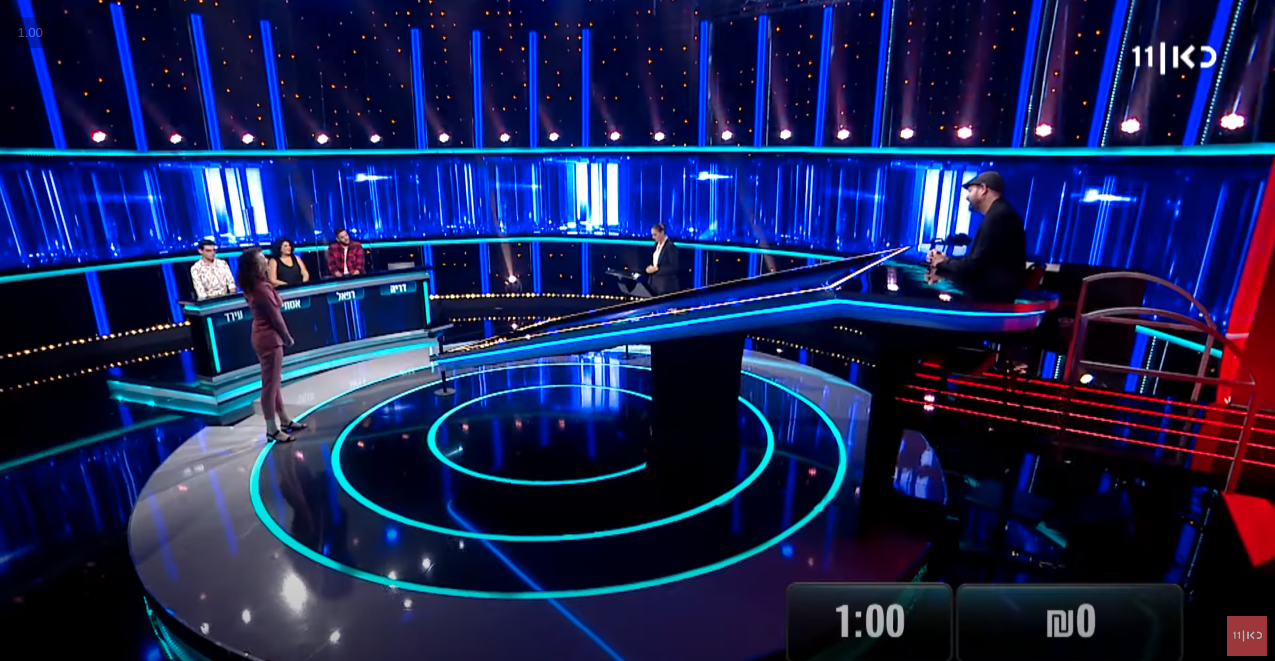
#> input picture test/good_100.png, 1275 x 661 px, found by its file name
$ python FrameDetector.py
#> lines starting #> are read from the running program, lines starting #| are printed output that depends on the picture
from PIL import Image
import pytesseract
import numpy as np
import cv2


class FrameDetector:
    def __init__(self, frame):
        self.file = frame

    def find_text_in_frame():
        pass


if __name__ == '__main__':
    # filename = '/home/tzvigr/chaser/test/good_100_small.png'
    # filename = '/home/tzvigr/chaser/test/smaller.png'
    # filename = '/home/tzvigr/chaser/test/smallest.png'
    filename = '/home/tzvigr/chaser/test/good_100.png'
    img = cv2.imread(filename)
#> img is the input picture: shape (661, 1275, 3); mean B, G, R 84.7, 34.5, 23.5

    inverted_image = cv2.bitwise_not(img)
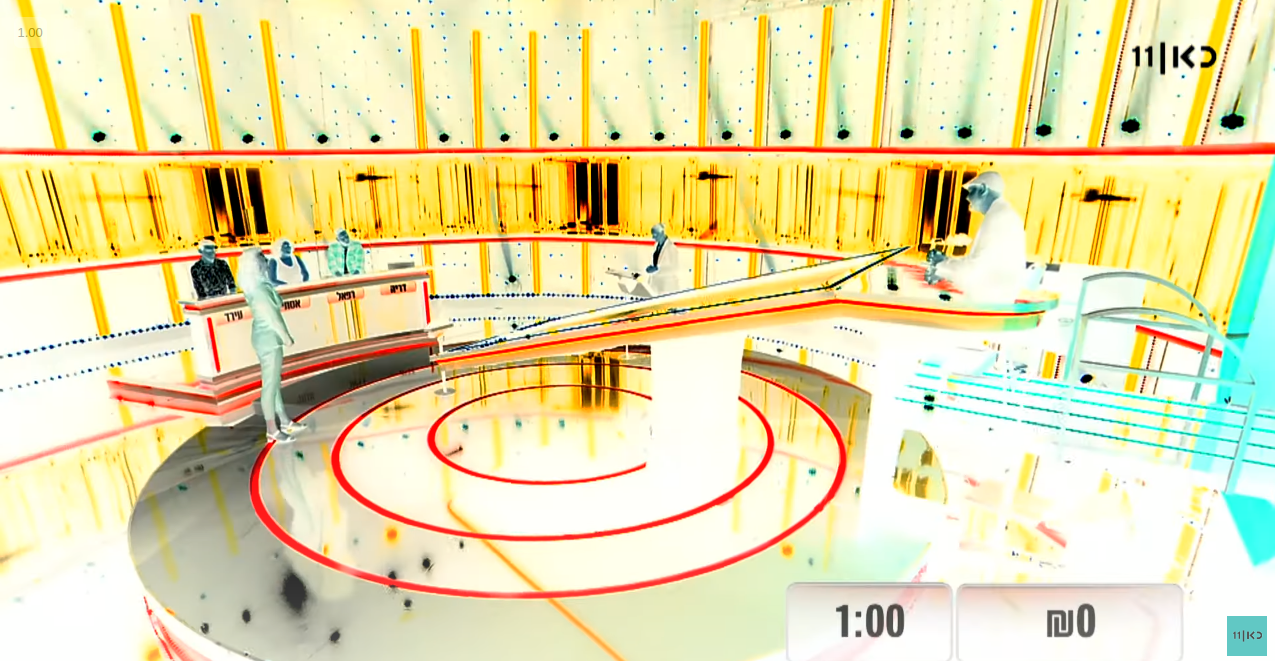
#> inverted_image: shape (661, 1275, 3); mean B, G, R 170.3, 220.5, 231.5
    cv2.imwrite("/home/tzvigr/chaser/tools/temp/inverted.jpg", inverted_image)
#> (the run stopped early here; a loop or call above may not have finished)

$ run again, with test/good_100_small.png copied over test/good_100.png
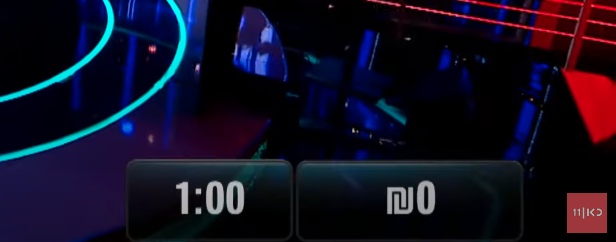
#> input picture test/good_100_small.png, 616 x 242 px, found by its file name
#> img is the input picture: shape (242, 616, 3); mean B, G, R 33.9, 15.1, 18.4
#> `inverted_image = cv2.bitwise_not(img)`:
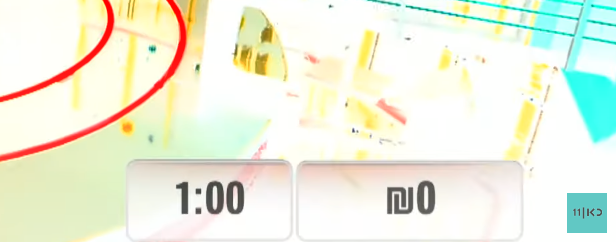
#> inverted_image: shape (242, 616, 3); mean B, G, R 221.1, 239.9, 236.6

$ run again, with test/smaller.png copied over test/good_100.png
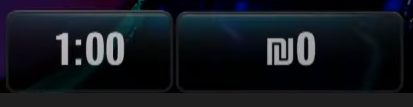
#> input picture test/smaller.png, 413 x 107 px, found by its file name
#> img is the input picture: shape (107, 413, 3); mean B, G, R 30.9, 24.4, 21.1
#> `inverted_image = cv2.bitwise_not(img)`:
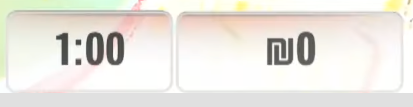
#> inverted_image: shape (107, 413, 3); mean B, G, R 224.1, 230.6, 233.9

$ run again, with test/smallest.png copied over test/good_100.png
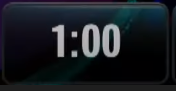
#> input picture test/smallest.png, 176 x 91 px, found by its file name
#> img is the input picture: shape (91, 176, 3); mean B, G, R 35.9, 30.5, 26.4
#> `inverted_image = cv2.bitwise_not(img)`:
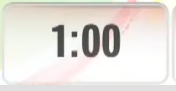
#> inverted_image: shape (91, 176, 3); mean B, G, R 219.1, 224.5, 228.6
